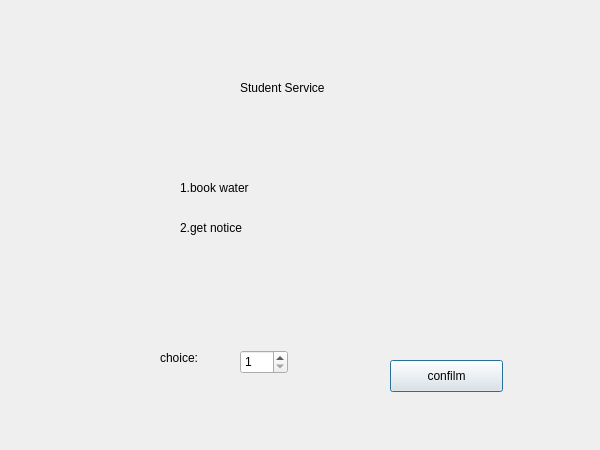
<?xml version="1.0" encoding="UTF-8"?>
<ui version="4.0">
 <class>Studentservice</class>
 <widget class="QDialog" name="Studentservice">
  <property name="geometry">
   <rect>
    <x>0</x>
    <y>0</y>
    <width>600</width>
    <height>450</height>
   </rect>
  </property>
  <property name="windowTitle">
   <string>Dialog</string>
  </property>
  <widget class="QLabel" name="label">
   <property name="geometry">
    <rect>
     <x>180</x>
     <y>180</y>
     <width>121</width>
     <height>16</height>
    </rect>
   </property>
   <property name="text">
    <string>1.book water</string>
   </property>
  </widget>
  <widget class="QLabel" name="label_2">
   <property name="geometry">
    <rect>
     <x>180</x>
     <y>220</y>
     <width>81</width>
     <height>16</height>
    </rect>
   </property>
   <property name="text">
    <string>2.get notice</string>
   </property>
  </widget>
  <widget class="QPushButton" name="pushButton">
   <property name="geometry">
    <rect>
     <x>390</x>
     <y>360</y>
     <width>113</width>
     <height>32</height>
    </rect>
   </property>
   <property name="text">
    <string>confilm</string>
   </property>
  </widget>
  <widget class="QSpinBox" name="spinBox">
   <property name="geometry">
    <rect>
     <x>240</x>
     <y>350</y>
     <width>48</width>
     <height>24</height>
    </rect>
   </property>
   <property name="minimum">
    <number>1</number>
   </property>
   <property name="maximum">
    <number>2</number>
   </property>
  </widget>
  <widget class="QLabel" name="label_3">
   <property name="geometry">
    <rect>
     <x>160</x>
     <y>350</y>
     <width>59</width>
     <height>16</height>
    </rect>
   </property>
   <property name="text">
    <string>choice:</string>
   </property>
  </widget>
  <widget class="QLabel" name="label_4">
   <property name="geometry">
    <rect>
     <x>240</x>
     <y>80</y>
     <width>121</width>
     <height>16</height>
    </rect>
   </property>
   <property name="text">
    <string>Student Service</string>
   </property>
  </widget>
 </widget>
 <resources/>
 <connections/>
</ui>
